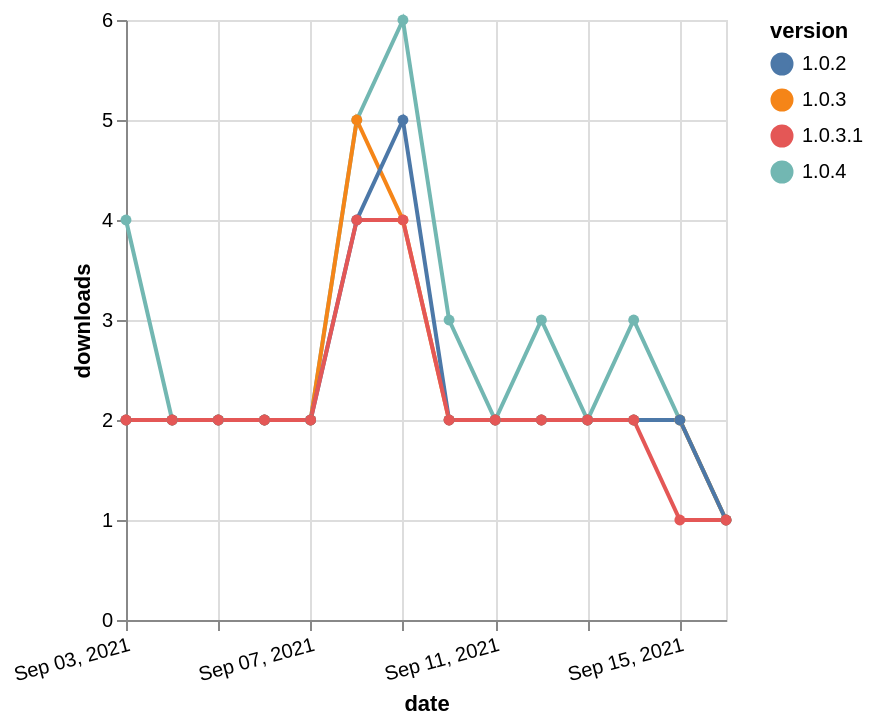

Write the Vega-Lite specification saved for this chart.
### Vega-Lite specification from a JSON file in a GitHub repository (floating-point values rounded to 4 significant figures)
{"$schema": "https://vega.github.io/schema/vega-lite/v5.json", "description": "A simple bar chart with embedded data.", "data": {"values": [{"date": "2021-09-03", "total": 2132, "delta": 4, "version": "1.0.4"}, {"date": "2021-09-04", "total": 2134, "delta": 2, "version": "1.0.4"}, {"date": "2021-09-05", "total": 2136, "delta": 2, "version": "1.0.4"}, {"date": "2021-09-06", "total": 2138, "delta": 2, "version": "1.0.4"}, {"date": "2021-09-07", "total": 2140, "delta": 2, "version": "1.0.4"}, {"date": "2021-09-08", "total": 2145, "delta": 5, "version": "1.0.4"}, {"date": "2021-09-09", "total": 2151, "delta": 6, "version": "1.0.4"}, {"date": "2021-09-10", "total": 2154, "delta": 3, "version": "1.0.4"}, {"date": "2021-09-11", "total": 2156, "delta": 2, "version": "1.0.4"}, {"date": "2021-09-12", "total": 2159, "delta": 3, "version": "1.0.4"}, {"date": "2021-09-13", "total": 2161, "delta": 2, "version": "1.0.4"}, {"date": "2021-09-14", "total": 2164, "delta": 3, "version": "1.0.4"}, {"date": "2021-09-15", "total": 2166, "delta": 2, "version": "1.0.4"}, {"date": "2021-09-16", "total": 2167, "delta": 1, "version": "1.0.4"}, {"date": "2021-09-03", "total": 3101, "delta": 2, "version": "1.0.3"}, {"date": "2021-09-04", "total": 3103, "delta": 2, "version": "1.0.3"}, {"date": "2021-09-05", "total": 3105, "delta": 2, "version": "1.0.3"}, {"date": "2021-09-06", "total": 3107, "delta": 2, "version": "1.0.3"}, {"date": "2021-09-07", "total": 3109, "delta": 2, "version": "1.0.3"}, {"date": "2021-09-08", "total": 3114, "delta": 5, "version": "1.0.3"}, {"date": "2021-09-09", "total": 3118, "delta": 4, "version": "1.0.3"}, {"date": "2021-09-10", "total": 3120, "delta": 2, "version": "1.0.3"}, {"date": "2021-09-11", "total": 3122, "delta": 2, "version": "1.0.3"}, {"date": "2021-09-12", "total": 3124, "delta": 2, "version": "1.0.3"}, {"date": "2021-09-13", "total": 3126, "delta": 2, "version": "1.0.3"}, {"date": "2021-09-14", "total": 3128, "delta": 2, "version": "1.0.3"}, {"date": "2021-09-15", "total": 3130, "delta": 2, "version": "1.0.3"}, {"date": "2021-09-16", "total": 3131, "delta": 1, "version": "1.0.3"}, {"date": "2021-09-03", "total": 2575, "delta": 2, "version": "1.0.2"}, {"date": "2021-09-04", "total": 2577, "delta": 2, "version": "1.0.2"}, {"date": "2021-09-05", "total": 2579, "delta": 2, "version": "1.0.2"}, {"date": "2021-09-06", "total": 2581, "delta": 2, "version": "1.0.2"}, {"date": "2021-09-07", "total": 2583, "delta": 2, "version": "1.0.2"}, {"date": "2021-09-08", "total": 2587, "delta": 4, "version": "1.0.2"}, {"date": "2021-09-09", "total": 2592, "delta": 5, "version": "1.0.2"}, {"date": "2021-09-10", "total": 2594, "delta": 2, "version": "1.0.2"}, {"date": "2021-09-11", "total": 2596, "delta": 2, "version": "1.0.2"}, {"date": "2021-09-12", "total": 2598, "delta": 2, "version": "1.0.2"}, {"date": "2021-09-13", "total": 2600, "delta": 2, "version": "1.0.2"}, {"date": "2021-09-14", "total": 2602, "delta": 2, "version": "1.0.2"}, {"date": "2021-09-15", "total": 2604, "delta": 2, "version": "1.0.2"}, {"date": "2021-09-16", "total": 2605, "delta": 1, "version": "1.0.2"}, {"date": "2021-09-03", "total": 2942, "delta": 2, "version": "1.0.3.1"}, {"date": "2021-09-04", "total": 2944, "delta": 2, "version": "1.0.3.1"}, {"date": "2021-09-05", "total": 2946, "delta": 2, "version": "1.0.3.1"}, {"date": "2021-09-06", "total": 2948, "delta": 2, "version": "1.0.3.1"}, {"date": "2021-09-07", "total": 2950, "delta": 2, "version": "1.0.3.1"}, {"date": "2021-09-08", "total": 2954, "delta": 4, "version": "1.0.3.1"}, {"date": "2021-09-09", "total": 2958, "delta": 4, "version": "1.0.3.1"}, {"date": "2021-09-10", "total": 2960, "delta": 2, "version": "1.0.3.1"}, {"date": "2021-09-11", "total": 2962, "delta": 2, "version": "1.0.3.1"}, {"date": "2021-09-12", "total": 2964, "delta": 2, "version": "1.0.3.1"}, {"date": "2021-09-13", "total": 2966, "delta": 2, "version": "1.0.3.1"}, {"date": "2021-09-14", "total": 2968, "delta": 2, "version": "1.0.3.1"}, {"date": "2021-09-15", "total": 2969, "delta": 1, "version": "1.0.3.1"}, {"date": "2021-09-16", "total": 2970, "delta": 1, "version": "1.0.3.1"}]}, "width": "container", "mark": {"type": "line", "point": {"filled": true}}, "encoding": {"x": {"field": "date", "type": "temporal", "timeUnit": "yearmonthdate", "title": "date", "axis": {"labelAngle": -15}}, "y": {"field": "delta", "type": "quantitative", "title": "downloads"}, "color": {"field": "version", "type": "nominal"}, "tooltip": {"field": "delta"}}}
